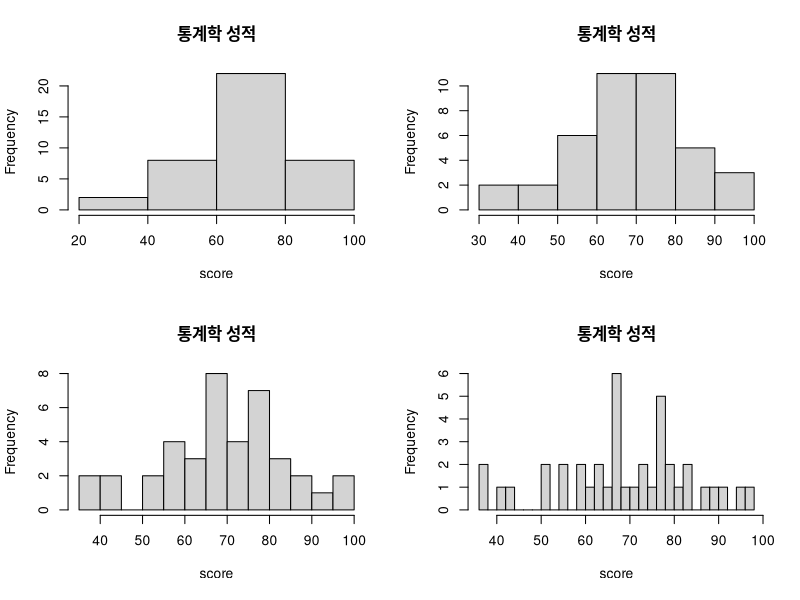
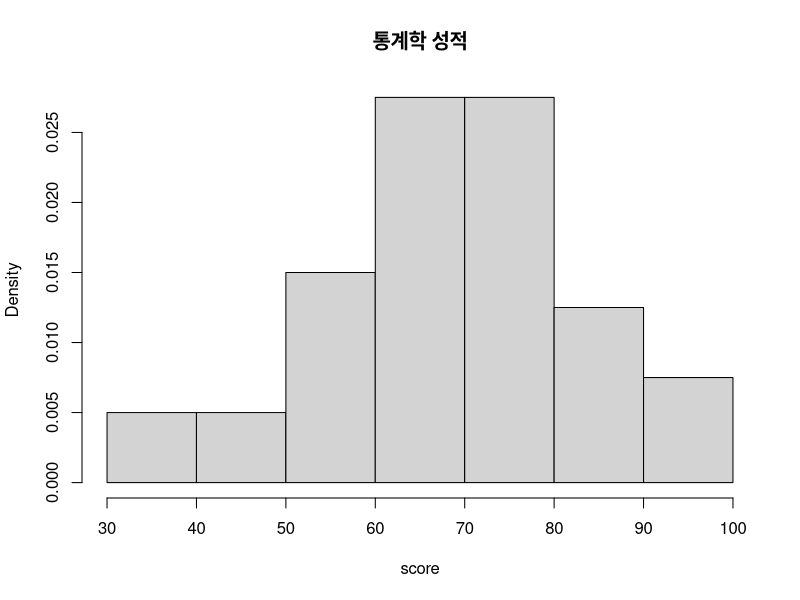
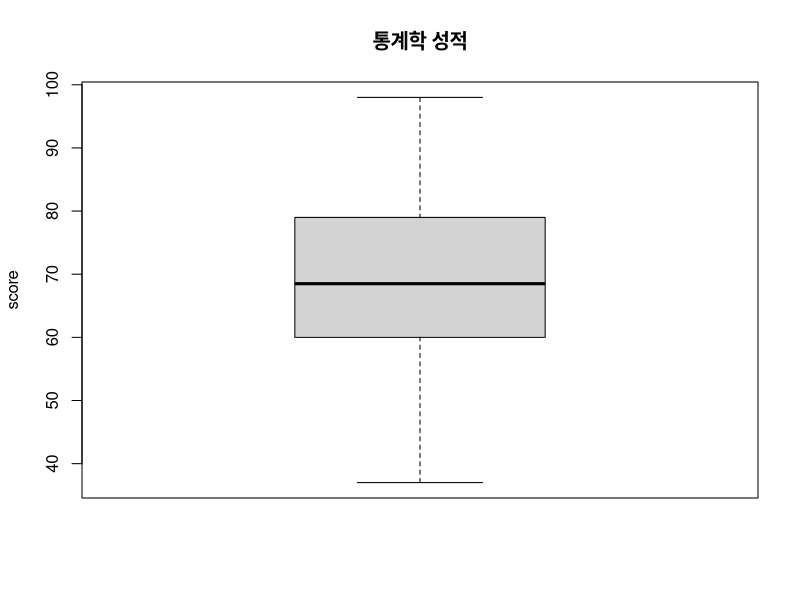
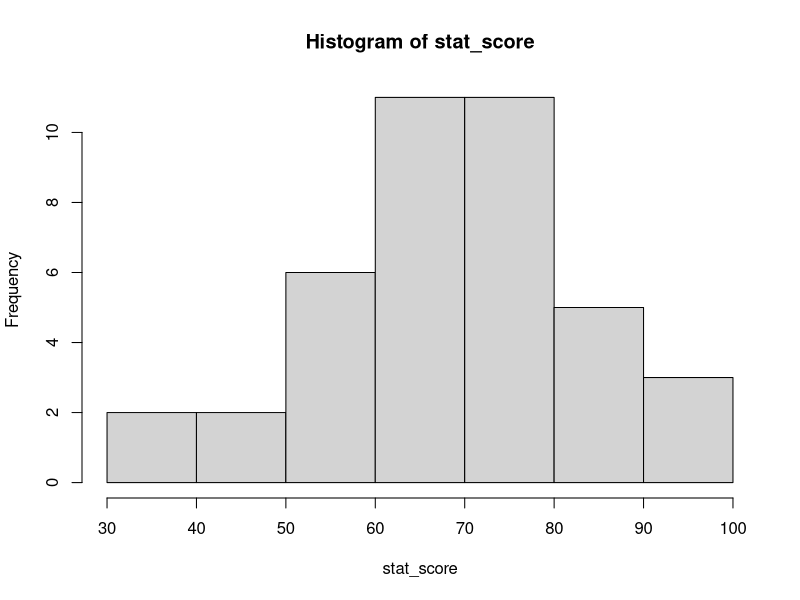

R code for these plots, in order:
stat_score <- c(89, 80, 68, 63, 68, 51, 83, 63, 37, 56,
78, 38, 73, 77, 83, 78,72,56,52,61,
67,59,82,68,78,59,87,44,42,66,68,91,96,68,75,80,78,69,98,73)

x11()   #그림을 새로운 창으로 나타냄
par(mfrow = c(2,2))    #그림화면에 2*2(4)개의 그래프를 나타냄
hist(stat_score, breaks=4,main="통계학 성적",xlab="score")  #히스토그램, 계급의 개수(4개)
hist(stat_score,main="통계학 성적",xlab ="score")           #히스토그램, default(7개)
hist(stat_score,breaks=15,main="통계학 성적", xlab="score") #히스토그램, 계급의 개수(15개)
hist(stat_score,breaks=30,main="통계학 성적", xlab="score") #히스토그램, 계급의 개수(30개)
x11()
hist(stat_score,prob=T,main="통계학 성적",xlab="score")

#줄기-잎 그림
stem(stat_score)

#상자 그림
x11()
boxplot(stat_score, main="통계학 성적", ylab="score")

#도수분포표
x11()
xh <- hist(stat_score)
str(xh)
#7개의 구간의 경계치(breaks), 구간별 도수(counts), 밀도(density), 중간값(mids)

#결과 정리
xh$breaks
xh$counts
xh$density
xh$mids
(n <- length(stat_score))   #식 전체를 괄호로 묵으면 결과가 출력됨
(xcf <- cumsum(xh$counts))  #구간별 누적도수
(xrf <- xh$counts/n)        #구간별 상대도수(밀도?)
round(xrf,3)
xrcf <- xcf/n
round(xrcf,3)
xclass <- paste0("(",xh$breaks[-7],",",xh$breaks[-1],"]"); xclass   #구간을 벡터로 정리
                                                                    #paste0()함수 사용
                                                                    #한줄에서 여러개의 명령어를 사용할때 ";"로 구분
xtab <- cbind(xh$mids,xh$counts,xcf,xrf,xrcf)   #열별로 묶음
rownames(xtab) <- xclass
colnames(xtab) <- c("대표값","도수","누적도수","상대도수","상대누적도수")   #행과열의 이름지정
print(xtab)